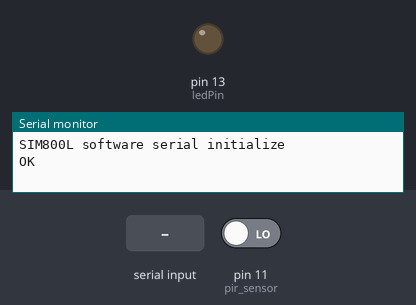
This sketch was run on a simulated Arduino Uno, built with avr-gcc and run on an emulated ATmega328P. Parts: output pins drawn as LEDs (lit = HIGH), the last lines printed to the serial monitor. The test bench sets the inputs (shaded band); at power-on: pin 11 (pir_sensor) LOW. The modem accepts every AT command (registered, SIM ready, sends succeed) and sends nothing else.

Above: at 2.2 s.
2.3 s: pin 11 (pir_sensor) driven HIGH
At 2.8 s:
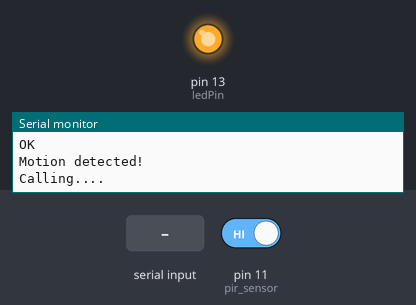
3.8 s: "1" received over the second serial link
Timing chart, 0 to 6.8 s (numbered marks = the images above; inputs shaded):
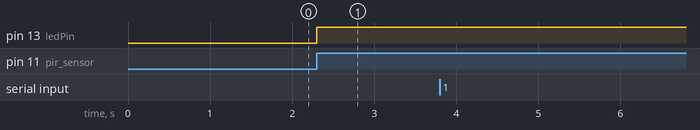

The sketch:

Final_code_of_Theft.ino
```cpp
#include <SoftwareSerial.h>


const String PHONE = "+918526452896"; // enter the phone number of inserted sim in GSM moule

// GSM Module RX pin to Arduino 3
// GSM Module TX pin to Arduino 2
#define rxPin 2
#define txPin 3
SoftwareSerial sim800(rxPin, txPin);


int pir_sensor = 11;
int ledPin = 13;
bool callInitiated = false;
unsigned long callStartTime = 0;
const unsigned long callDuration = 20000;

void setup() {
  pinMode(pir_sensor, INPUT);
  pinMode(ledPin, OUTPUT);
  digitalWrite(ledPin, LOW);
  Serial.begin(115200);

  sim800.begin(9600);
  Serial.println("SIM800L software serial initialize");

  sim800.println("AT");
  delay(1000);
}

void loop() {
  while (sim800.available()) {
    Serial.println(sim800.readString());
  }

  while (Serial.available()) {
    sim800.println(Serial.readString());
  }

  int val = digitalRead(pir_sensor);
  if (val == HIGH && !callInitiated) {
    Serial.println("Motion detected!");
    digitalWrite(ledPin, HIGH);

    Serial.println("Calling....");
    sim800.println("ATD" + PHONE + ";");
    callInitiated = true;
    callStartTime = millis();
  }

  if (callInitiated && (millis() - callStartTime >= callDuration)) {
    sim800.println("ATH");
    callInitiated = false;
    digitalWrite(ledPin, LOW);
  }
}
```

Measured:
- after the input at 2.3 s, pin 13 (ledPin): LOW → HIGH at once
